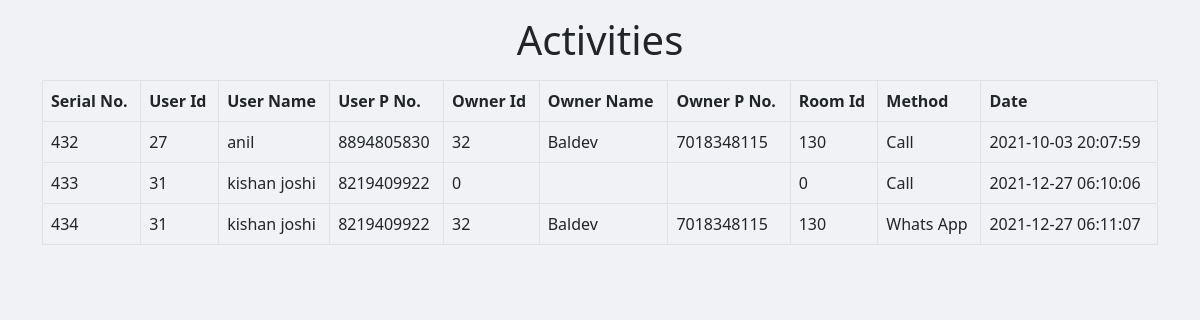
The page /admin/activity.php on the database its author committed.
### tables this page shows
CREATE TABLE `activity` (
  `s_no` int(255) NOT NULL,
  `room_id` int(255) NOT NULL,
  `owner_id` int(255) NOT NULL,
  `owner_name` varchar(255) NOT NULL,
  `owner_phone_number` varchar(255) NOT NULL,
  `user_id` int(255) NOT NULL,
  `user_name` varchar(255) NOT NULL,
  `user_phone_number` varchar(255) NOT NULL,
  `method` varchar(50) NOT NULL,
  `date` datetime NOT NULL DEFAULT current_timestamp()
);

### admin/activity.php (the view, shortened to what this page needs)
<!doctype html>
<html lang="en">
  <head>
    <link href="https://cdn.jsdelivr.net/npm/bootstrap@5.0.0-beta2/dist/css/bootstrap.min.css" rel="stylesheet">
    <link rel="stylesheet" href="css/index.css">
  </head>
  <body style="background-color: #f0f2f5;">
    <?php
        include "partials/dbconnect.php";
        $sql = "SELECT * FROM activity";
        $result = mysqli_query($conn, $sql);
echo '<div class="container mb-5">
        <div class="text-center my-3">
            <h1 class="">
                Activities
            </h1>
        </div>
    <table class="table table-bordered table-hover">
        <thead>
            <tr>
                <th scope="col">Serial No.</th>
                <th scope="col">User Id</th>
                <th scope="col">User Name</th>
                <th scope="col">User P No.</th>
                <th scope="col">Owner Id</th>
                <th scope="col">Owner Name</th>
                <th scope="col">Owner P No.</th>
                <th scope="col">Room Id</th>
                <th scope="col">Method</th>
                <th scope="col">Date</th>
            </tr>
        </thead>
        <tbody>';
        if($result){
            while($activity_data = mysqli_fetch_assoc($result)){
                $sno = $activity_data['s_no'];
                $room_id = $activity_data['room_id'];
                $owner_id = $activity_data['owner_id'];
                $owner_name = $activity_data['owner_name'];
                $owner_phone_number = $activity_data['owner_phone_number'];
                $user_id = $activity_data['user_id'];
                $user_name = $activity_data['user_name'];
                $user_phone_number = $activity_data['user_phone_number'];
                $method = $activity_data['method'];
                $date = $activity_data['date'];
            echo '<tr>
                <td scope="row">'.$sno.'</td>
                <td>'.$user_id.'</td>
                <td>'.$user_name.'</td>
                <td>'.$user_phone_number.'</td>
                <td>'.$owner_id.'</td>
                <td>'.$owner_name.'</td>
                <td>'.$owner_phone_number.'</td>
                <td>'.$room_id.'</td>
                <td>'.$method.'</td>
                <td>'.$date.'</td>
            </tr>';
        }
    }
        echo '</tbody>
    </table>
</div>';
?>

### css/index.css (style rules this page uses)
body { background-color: #f0f2f5; }

### rows shown on the page
activity: s_no "432", user "27", user_name "anil", user_phone_number "8894805830", owner "32", owner_name "Baldev", owner_phone_number "7018348115", room "130", method "Call", date "2021-10-03 20:07:59"
activity: s_no "433", user "31", user_name "kishan joshi", user_phone_number "8219409922", owner "0", room "0", method "Call", date "2021-12-27 06:10:06"
activity: s_no "434", user "31", user_name "kishan joshi", user_phone_number "8219409922", owner "32", owner_name "Baldev", owner_phone_number "7018348115", room "130", method "Whats App", date "2021-12-27 06:11:07"
